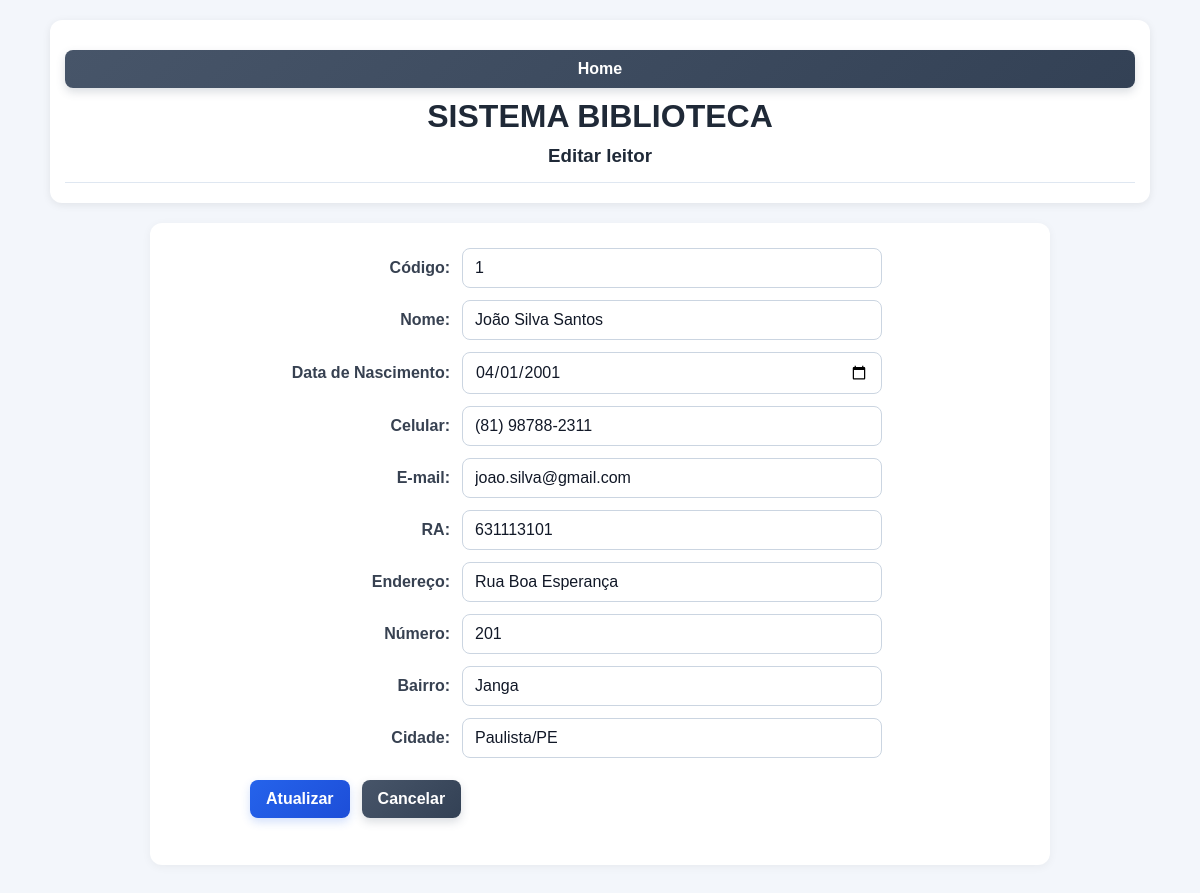
The app's page /readers/editar.php?codleitor=1 (signed in) with its own data.
### tables this page shows
CREATE TABLE `leitores` (
    `CodLeitor` int(11) NOT NULL,
    `Nome` varchar(255) DEFAULT NULL,
    `DtNasc` date DEFAULT NULL,
    `Celular` varchar(255) DEFAULT NULL,
    `Email` varchar(255) DEFAULT NULL,
    `RA` int(11) DEFAULT NULL,
    `Endereco` varchar(255) DEFAULT NULL,
    `NumEnd` varchar(255) DEFAULT NULL,
    `Bairro` varchar(255) DEFAULT NULL,
    `CidadeUF` varchar(255) DEFAULT NULL
  );

### readers/editar.php (the view, shortened to what this page needs)
<?php
include "../db.php";
$codleitor = filter_input(INPUT_GET, 'codleitor', FILTER_VALIDATE_INT);
$sql = "SELECT * FROM leitores WHERE CodLeitor = ?";
$stmt = $conn->prepare($sql);
$stmt->bind_param("i", $codleitor);
$stmt->execute();
$result = $stmt->get_result();
$leitor = $result->fetch_assoc();
?>
<!DOCTYPE html>
<html lang="pt-BR">
<head>
    <link rel="stylesheet" href="../style.css">
</head>
<body>
    <header>
        <a href="../index.html" class="button secondary" title="Voltar ao início">Home</a>
        <h1 class="text-center">SISTEMA BIBLIOTECA</h1>
        <h3 class="text-center">Editar leitor</h3>
        <hr>
    </header>
    <main class="container">
        <form action="atualizar.php" method="post">
            <div>
                <label for="codleitor">Código:</label>
                <input type="text" id="codleitor" name="codleitor" readonly value="<?php echo htmlspecialchars($leitor['CodLeitor']); ?>" required />
            </div>
            <div>
                <label for="nome">Nome:</label>
                <input type="text" id="nome" name="nome" value="<?php echo htmlspecialchars($leitor['Nome']); ?>" required />
            </div>
            <div>
                <label for="dtnasc">Data de Nascimento:</label>
                <input type="date" id="dtnasc" name="dtnasc" value="<?php echo htmlspecialchars($leitor['DtNasc']); ?>" required />
            </div>
            <div>
                <label for="celular">Celular:</label>
                <input type="tel" id="celular" name="celular" value="<?php echo htmlspecialchars($leitor['Celular']); ?>" required />
            </div>
            <div>
                <label for="email">E-mail:</label>
                <input type="email" id="email" name="email" value="<?php echo htmlspecialchars($leitor['Email']); ?>" required />
            </div>
            <div>
                <label for="ra">RA:</label>
                <input type="text" id="ra" name="ra" value="<?php echo htmlspecialchars($leitor['RA']); ?>" required />
            </div>
            <div>
                <label for="endereco">Endereço:</label>
                <input type="text" id="endereco" name="endereco" value="<?php echo htmlspecialchars($leitor['Endereco']); ?>" required />
            </div>
            <div>
                <label for="num_end">Número:</label>
                <input type="number" id="num_end" name="num_end" value="<?php echo htmlspecialchars($leitor['NumEnd']); ?>" required />
            </div>
            <div>
                <label for="bairro">Bairro:</label>
                <input type="text" id="bairro" name="bairro" value="<?php echo htmlspecialchars($leitor['Bairro']); ?>" required />
            </div>
            <div>
                <label for="cidade">Cidade:</label>
                <input type="text" id="cidade" name="cidade" value="<?php echo htmlspecialchars($leitor['CidadeUF']); ?>" required />
            </div>
            <div>
                <button type="submit">Atualizar</button>
                <a href="listar.php" class="button secondary">Cancelar</a>
            </div>
        </form>
    </main>
</body>
</html>

### style.css (style rules this page uses)
* { box-sizing: border-box; }
body { font-family: Arial, sans-serif; background: #f3f6fb; color: #1f2937; margin: 0; padding: 20px; }
header { background: #ffffff; border-radius: 12px; padding: 20px 15px; margin: 0 auto 20px; max-width: 1100px; box-shadow: 0 2px 8px rgba(0, 0, 0, 0.08); }
h1, h2, h3 { color: #1f2937; margin: 10px 0; }
hr { border: 0; border-top: 1px solid #dfe7f1; margin: 15px 0 0; }
main { max-width: 1100px; margin: 0 auto; }
.container { display: flex; flex-direction: column; align-items: center; margin: 20px auto; max-width: 900px; background: #fff; border-radius: 12px; box-shadow: 0 2px 10px rgba(0, 0, 0, 0.05); padding: 25px; }
form { width: 100%; max-width: 700px; }
form > div { display: flex; align-items: center; margin-bottom: 12px; gap: 12px; }
label { width: 200px; text-align: right; display: inline-block; font-weight: 600; color: #374151; }
input, textarea, select, button { font: inherit; }
input, textarea, select { width: 100%; max-width: 420px; padding: 10px 12px; border: 1px solid #cbd5e1; border-radius: 8px; background: #fff; color: #111827; }
button, .button { display: inline-block; padding: 10px 16px; border: none; border-radius: 8px; background: linear-gradient(135deg, #2563eb, #1d4ed8); color: #fff; text-decoration: none; font-weight: 600; cursor: pointer; transition: transform 0.2s ease, box-shadow 0.2s ease, opacity 0.2s ease; box-shadow: 0 4px 10px rgba(37, 99, 235, 0.2); }
.button { display: block; margin: 10px 0; text-align: center; }
.button.secondary { background: linear-gradient(135deg, #475569, #334155); box-shadow: 0 4px 10px rgba(71, 85, 105, 0.2); }
.text-center { text-align: center; }

### records on screen
leitores: codleitor "1", nome "João Silva Santos", dtnasc "04/01/2001", celular "(81) 98788-2311", email "joao.silva@gmail.com", ra "631113101", endereco "Rua Boa Esperança", num_end "201", bairro "Janga", cidade "Paulista/PE"
